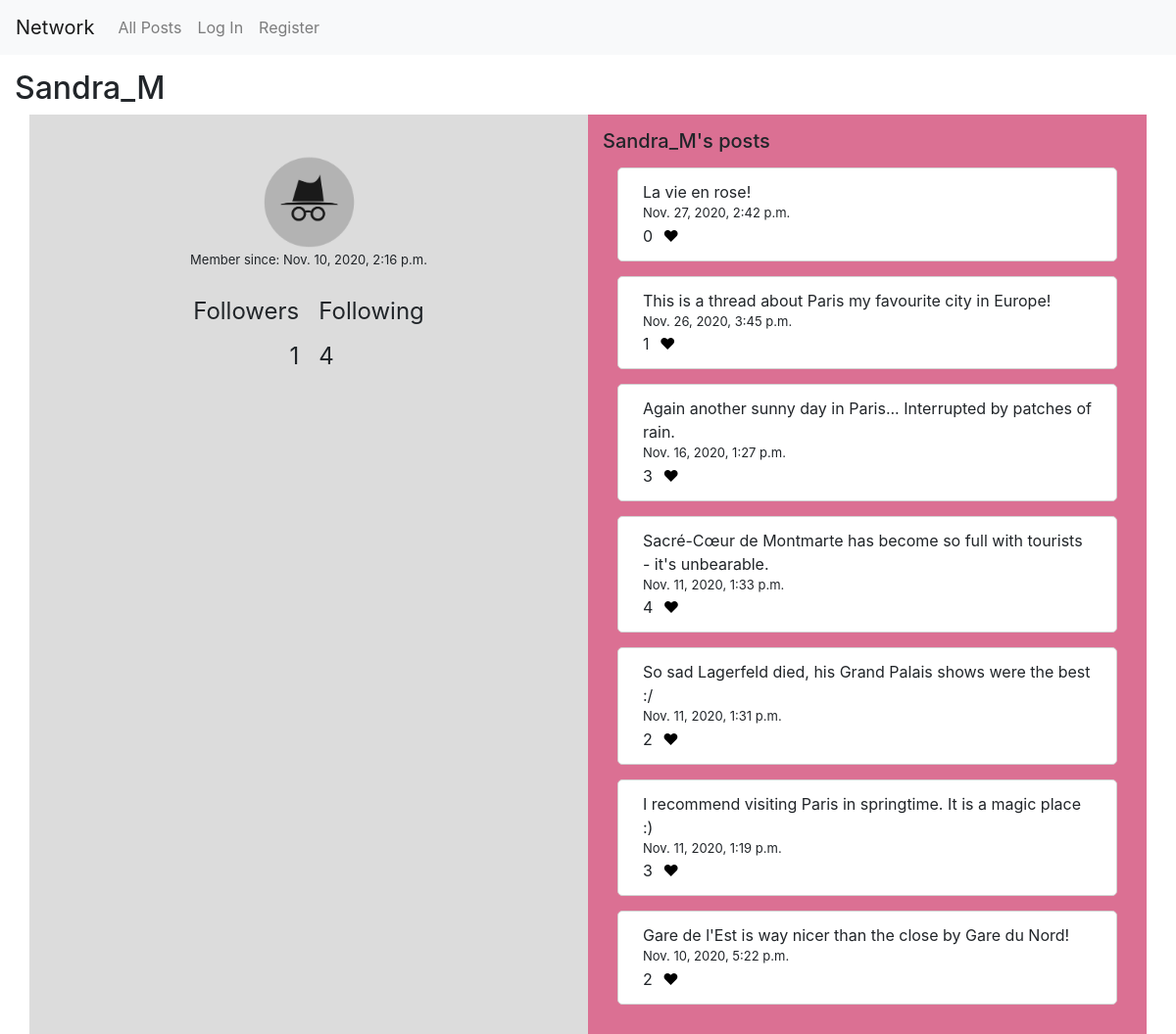
The page /profile/Sandra_M on the database its author committed.
### network/models.py (models this page shows, shortened)
class User(AbstractUser):
    pass

class Posting(models.Model):
    poster = models.ForeignKey(settings.AUTH_USER_MODEL, on_delete=models.CASCADE)
    content = models.TextField()
    date = models.DateTimeField(default=timezone.now)
    likes = models.ManyToManyField(User, blank=True, related_name="likes")
    def count_likes(self):
        return self.likes.count()

### network/views.py (the view)
# urls.py: path("profile/<str:username>", views.profile, name="profile"),
def profile(request, username):
    profile = User.objects.get(username=username)
    profile_pk = profile.id
    date_joined = profile.date_joined
    postings = Posting.objects.filter(poster=profile_pk).order_by('-date')
    followers = Follow.objects.filter(followee=profile_pk).count()
    followees = Follow.objects.filter(follower=profile_pk).count()
    if request.user.is_authenticated:
        follow_pair = Follow.objects.filter(follower=request.user, followee=profile_pk)
        follow_btn = "Unfollow" if follow_pair else "Follow"
    else:
        follow_btn = "None"
    follow_btn_disabled = (request.user == profile)
    if request.method == "POST":
        if follow_pair:
            follow_pair.delete()
            return HttpResponseRedirect(reverse("profile", args=(profile,)))
        else:
            new_follow_pair = Follow(follower=request.user, followee=profile)
            new_follow_pair.save()
            return HttpResponseRedirect(reverse("profile", args=(profile,)))
    else:
        return render(request, "network/profile.html", {
            "username": username,
            "postings": postings,
            "followers": followers,
            "followees": followees,
            "follow_btn": follow_btn,
            "follow_btn_disabled": follow_btn_disabled,
            "date_joined": date_joined,
            "session_user": request.user.id
        })

### network/templates/network/profile.html (shortened to what this page needs)
{% extends "network/layout.html" %}
{% load static %}
{% block body %}
    <h2>{{ username }}</h2>
    <div class="container">
        <div class="row">
            <div class="col left">
                <br/>
                <img src="{% static 'network/img_user.png' %}" alt="User Image" style="height: 100px; display: table; margin: 0 auto;">
                <div style="display: table; margin: 0 auto; font-size: small;">Member since: {{ date_joined }}</div>
                <br/>
                <div class="outer" style="display: grid; grid-column-gap: 20px; grid-row-gap: 10px; grid-template-columns: auto auto">
                    <div class="inner" style="font-size: 24px; text-align: right;">Followers</div>
                    <div class="inner" style="font-size: 24px;">Following</div>
                    <div class="inner" style="font-size: 24px; text-align: right;">{{ followers }}</div>
                    <div class="inner" style="font-size: 24px;">{{ followees }}</div>
                </div>
                <br/>
            </div>
            <div class="col right">
                <h5>{{ username }}'s posts</h5>
                {% for post in postings %}
                    <div class="postings">
                        <div id="content-view-{{ post.id }}" class="content-view" data-post="{{ post.id }}" data-content="{{ post.content }}">
                            <div>{{ post.content }}</div>
                        </div>
                        <div style="font-size: 13px;">{{ post.date }}</div>
                        <span>{{ post.count_likes }}</span>
                        {% if user in post.likes.all %}
                            <span id="like-{{ post.id }}" data-value="{{ post.id }}" data-user="{{ session_user }}" data-likestatus="1" class="likes"></span>
                        {% else %}
                            <span id="like-{{ post.id }}" data-value="{{ post.id }}" data-user="{{ session_user }}" data-likestatus="0" class="likes"></span>
                        {% endif %}
                    </div>
                {% endfor %}
            </div>
        </div>
    </div>
{% endblock %}

### network/templates/network/layout.html (shortened to what this page needs)
{% load static %}
<!DOCTYPE html>
<html lang="en">
    <head>
        <link rel="stylesheet" href="https://stackpath.bootstrapcdn.com/bootstrap/4.4.1/css/bootstrap.min.css">
        <link href="{% static 'network/styles.css' %}" rel="stylesheet">
    </head>
    <body>
        <nav class="navbar navbar-expand-lg navbar-light bg-light">
            <a class="navbar-brand" href="{% url 'index' %}">Network</a>
            <div>
              <ul class="navbar-nav mr-auto">
                <li class="nav-item">
                  <a class="nav-link" href="{% url 'index' %}">All Posts</a>
                </li>
                {% if user.is_authenticated %}
                    <li class="nav-item">
                        <a class="nav-link" href="{% url 'following' %}">Following</a>
                    </li>
                    <li class="nav-item">
                        <a class="nav-link" href="{% url 'logout' %}">Log Out</a>
                    </li>
                {% else %}
                    <li class="nav-item">
                        <a class="nav-link" href="{% url 'login' %}">Log In</a>
                    </li>
                    <li class="nav-item">
                        <a class="nav-link" href="{% url 'register' %}">Register</a>
                    </li>
                {% endif %}
              </ul>
            </div>
          </nav>
        <div class="body">
            {% block body %}
            {% endblock %}
        </div>
    </body>
</html>

### network/static/network/styles.css (style rules this page uses)
.postings { border: 1px solid lightgray; margin: 15px; border-radius: 5px 5px; padding: 12px 25px; background-color: white; }
h2 { margin-left: 15px; margin-top: 15px; }
.left { padding: 15px; background-color: gainsboro; }
.right { padding: 15px; background-color: palevioletred; }
.outer { display: grid; grid-column-gap: 20px; grid-row-gap: 10px; grid-template-columns: auto auto; }
.inner { font-size: 24px; }

### rows shown on the page
User: username "Sandra_M", date_joined "Nov. 10, 2020, 2:16 p.m."
Posting: content "La vie en rose!", date "Nov. 27, 2020, 2:42 p.m.", count_likes "0"
Posting: content "This is a thread about Paris my favourite city in Europe!", date "Nov. 26, 2020, 3:45 p.m.", count_likes "1"
Posting: content "Again another sunny day in Paris... Interrupted by patches of rain.", date "Nov. 16, 2020, 1:27 p.m.", count_likes "3"
Posting: content "Sacré-Cœur de Montmarte has become so full with tourists - it's unbearable.", date "Nov. 11, 2020, 1:33 p.m.", count_likes "4"
Posting: content "So sad Lagerfeld died, his Grand Palais shows were the best :/", date "Nov. 11, 2020, 1:31 p.m.", count_likes "2"
Posting: content "I recommend visiting Paris in springtime. It is a magic place :)", date "Nov. 11, 2020, 1:19 p.m.", count_likes "3"
Posting: content "Gare de l'Est is way nicer than the close by Gare du Nord!", date "Nov. 10, 2020, 5:22 p.m.", count_likes "2"

### other values the page prints
{{ followers }} "1"
{{ followees }} "4"
